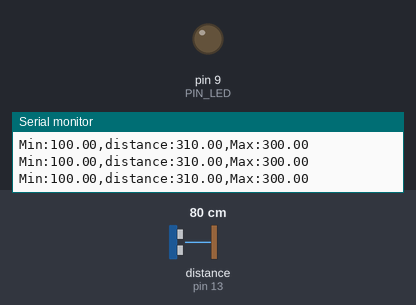
Bench run of a sketch on a simulated Arduino Uno, built with avr-gcc and run on an emulated ATmega328P. Parts: output pins drawn as LEDs (lit = HIGH), the last lines printed to the serial monitor. Wiring (inferred from the names in the program): ultrasonic range finder: trigger pin 12; echo pin 13. The test bench sets the inputs (shaded band); at power-on: distance to the obstacle (sensor on pin 13) 80 cm. The echo pulse lasts 58.3 µs per cm; pins used as bus, display or sensor lines are not drawn.

Above: at 1.2 s.
1.3 s: distance to the obstacle (sensor on pin 13) set to 34 cm
2.8 s: distance to the obstacle (sensor on pin 13) set to 30 cm
At 3.8 s:
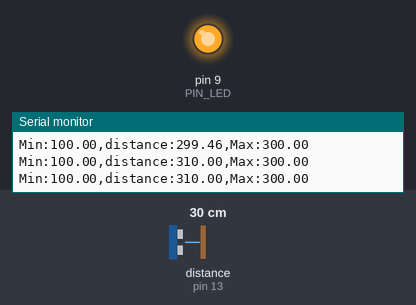
4.3 s: distance to the obstacle (sensor on pin 13) set to 18 cm
At 5.87 s:
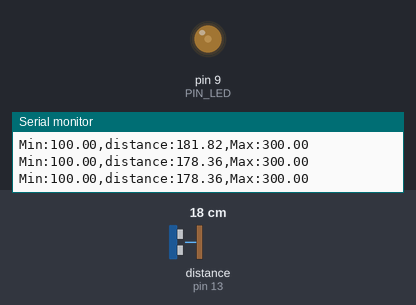
Timing chart, 0 to 13.3 s (numbered marks = the images above; inputs shaded):
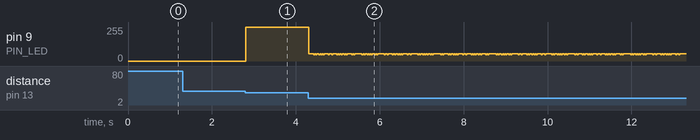

The sketch:

08P07_20223094.ino
```cpp
// Arduino pin assignment
#define PIN_LED  9
#define PIN_TRIG 12   // sonar sensor TRIGGER
#define PIN_ECHO 13   // sonar sensor ECHO

// configurable parameters
#define SND_VEL 346.0     // sound velocity at 24 celsius degree (unit: m/sec)
#define INTERVAL 25       // sampling interval (unit: msec)
#define PULSE_DURATION 10 // ultra-sound Pulse Duration (unit: usec)
#define _DIST_MIN 100.0   // minimum distance to be measured (unit: mm)
#define _DIST_MAX 300.0   // maximum distance to be measured (unit: mm)

#define TIMEOUT ((INTERVAL / 2) * 1000.0) // maximum echo waiting time (unit: usec)
#define SCALE (0.001 * 0.5 * SND_VEL) // coefficent to convert duration to distance

unsigned long last_sampling_time;   // unit: msec

void setup() {
  // initialize GPIO pins
  pinMode(PIN_LED, OUTPUT);
  pinMode(PIN_TRIG, OUTPUT);  // sonar TRIGGER
  pinMode(PIN_ECHO, INPUT);   // sonar ECHO
  digitalWrite(PIN_TRIG, LOW);  // turn-off Sonar

  // initialize serial port
  Serial.begin(57600);
}

float bif_brightness = 0;

void loop() {
  float distance;
  // wait until next sampling time.
  // millis() returns the number of milliseconds since the program started.
  //    Will overflow after 50 days.
  if (millis() < (last_sampling_time + INTERVAL))
    return;

  distance = USS_measure(PIN_TRIG, PIN_ECHO); // read distance
  float brightness;

// analogwrite(led,brightness)
  if (distance < _DIST_MIN) {
    distance = _DIST_MIN - 10.0;    // Set Lower Value
    analogWrite(PIN_LED, bif_brightness);       // LED OFF
  } else if (distance > _DIST_MAX) {
    distance = _DIST_MAX + 10.0;    // Set Higher Value
    analogWrite(PIN_LED, bif_brightness);       // LED OFF
  } else {    // In desired Range
    if (distance < 200.0){
      brightness = 255 - (distance - 100) * 2.55;
      bif_brightness = 255 - (distance - 100) * 2.55;
      analogWrite(PIN_LED, brightness);
    } else{
      brightness = (distance - 200) * 2.55;
      bif_brightness = (distance - 200) * 2.55;
      analogWrite(PIN_LED, brightness);
    }
  }

  // output the distance to the serial port
  Serial.print("Min:");        Serial.print(_DIST_MIN);
  Serial.print(",distance:");  Serial.print(distance);
  Serial.print(",Max:");       Serial.print(_DIST_MAX);
  Serial.println("");


  // update last sampling time
  last_sampling_time += INTERVAL;
}

// get a distance reading from USS. return value is in millimeter.
float USS_measure(int TRIG, int ECHO)
{
  digitalWrite(TRIG, HIGH);
  delayMicroseconds(PULSE_DURATION);
  digitalWrite(TRIG, LOW);

  return pulseIn(ECHO, HIGH, TIMEOUT) * SCALE; // unit: mm

  // Pulse duration to distance conversion example (target distance = 17.3m)
  // - round trip distance: 34.6m
  // - expected pulse duration: 0.1 sec, or 100,000us
  // - pulseIn(ECHO, HIGH, timeout) * 0.001 * 0.5 * SND_VEL
  //        = 100,000 micro*sec * 0.001 milli/micro * 0.5 * 346 meter/sec
  //        = 100,000 * 0.001 * 0.5 * 346 * micro * sec * milli * meter
  //                                        ----------------------------
  //                                         micro * sec
  //        = 100 * 173 milli*meter = 17,300 mm = 17.3m
  // pulseIn() returns microseconds.
}
```

Measured:
- the behaviour switches between 31 and 30 cm on distance to the obstacle (sensor on pin 13) (found by bisection; images 0 and 1)
- after the input at 2.8 s, pin 9 (PIN_LED): 0/255 → 253/255 at once
- after the input at 4.3 s, pin 9 (PIN_LED): 253/255 → 54/255 at once, then moves between 46/255 and 55/255, repeating every 1.9 s
